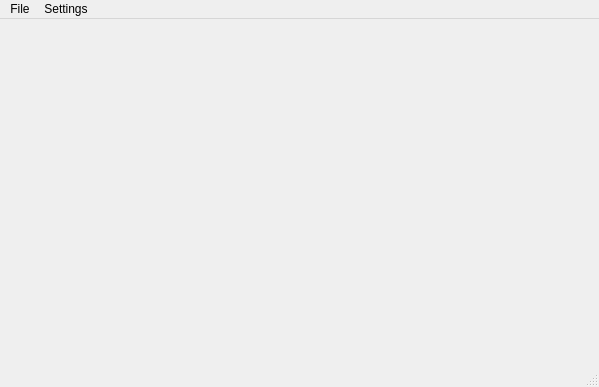
<?xml version="1.0" encoding="UTF-8"?>
<ui version="4.0">
 <class>bioData</class>
 <widget class="QMainWindow" name="bioData">
  <property name="geometry">
   <rect>
    <x>0</x>
    <y>0</y>
    <width>599</width>
    <height>387</height>
   </rect>
  </property>
  <property name="windowTitle">
   <string>bioData</string>
  </property>
  <widget class="QWidget" name="centralwidget">
   <layout class="QGridLayout" name="gridLayout"/>
  </widget>
  <widget class="QMenuBar" name="menubar">
   <property name="geometry">
    <rect>
     <x>0</x>
     <y>0</y>
     <width>599</width>
     <height>26</height>
    </rect>
   </property>
   <widget class="QMenu" name="menuFile">
    <property name="title">
     <string>File</string>
    </property>
    <widget class="QMenu" name="menuSave">
     <property name="title">
      <string>Save</string>
     </property>
     <addaction name="actionpgm"/>
    </widget>
    <addaction name="actionOpen"/>
    <addaction name="menuSave"/>
    <addaction name="separator"/>
    <addaction name="actionClose"/>
   </widget>
   <widget class="QMenu" name="menuSettings">
    <property name="title">
     <string>Settings</string>
    </property>
    <addaction name="actionAdvanced"/>
   </widget>
   <addaction name="menuFile"/>
   <addaction name="menuSettings"/>
  </widget>
  <widget class="QStatusBar" name="statusbar"/>
  <action name="actionOpen">
   <property name="text">
    <string>Open</string>
   </property>
  </action>
  <action name="actionAdvanced">
   <property name="checkable">
    <bool>true</bool>
   </property>
   <property name="text">
    <string>Advanced</string>
   </property>
  </action>
  <action name="actionpgm">
   <property name="text">
    <string>pgm</string>
   </property>
  </action>
  <action name="actionClose">
   <property name="text">
    <string>Close</string>
   </property>
  </action>
 </widget>
 <resources/>
 <connections>
  <connection>
   <sender>actionOpen</sender>
   <signal>triggered()</signal>
   <receiver>bioData</receiver>
   <slot>actionOpenFile()</slot>
   <hints>
    <hint type="sourcelabel">
     <x>-1</x>
     <y>-1</y>
    </hint>
    <hint type="destinationlabel">
     <x>399</x>
     <y>299</y>
    </hint>
   </hints>
  </connection>
  <connection>
   <sender>actionClose</sender>
   <signal>triggered()</signal>
   <receiver>bioData</receiver>
   <slot>actionClose()</slot>
   <hints>
    <hint type="sourcelabel">
     <x>-1</x>
     <y>-1</y>
    </hint>
    <hint type="destinationlabel">
     <x>299</x>
     <y>193</y>
    </hint>
   </hints>
  </connection>
  <connection>
   <sender>actionpgm</sender>
   <signal>triggered()</signal>
   <receiver>bioData</receiver>
   <slot>actionpgm()</slot>
   <hints>
    <hint type="sourcelabel">
     <x>-1</x>
     <y>-1</y>
    </hint>
    <hint type="destinationlabel">
     <x>299</x>
     <y>193</y>
    </hint>
   </hints>
  </connection>
  <connection>
   <sender>actionAdvanced</sender>
   <signal>changed()</signal>
   <receiver>bioData</receiver>
   <slot>actionAdvanced()</slot>
   <hints>
    <hint type="sourcelabel">
     <x>-1</x>
     <y>-1</y>
    </hint>
    <hint type="destinationlabel">
     <x>299</x>
     <y>193</y>
    </hint>
   </hints>
  </connection>
 </connections>
 <slots>
  <slot>actionOpenFile()</slot>
  <slot>actionpgm()</slot>
  <slot>actionAdvanced()</slot>
  <slot>actionClose()</slot>
 </slots>
</ui>
